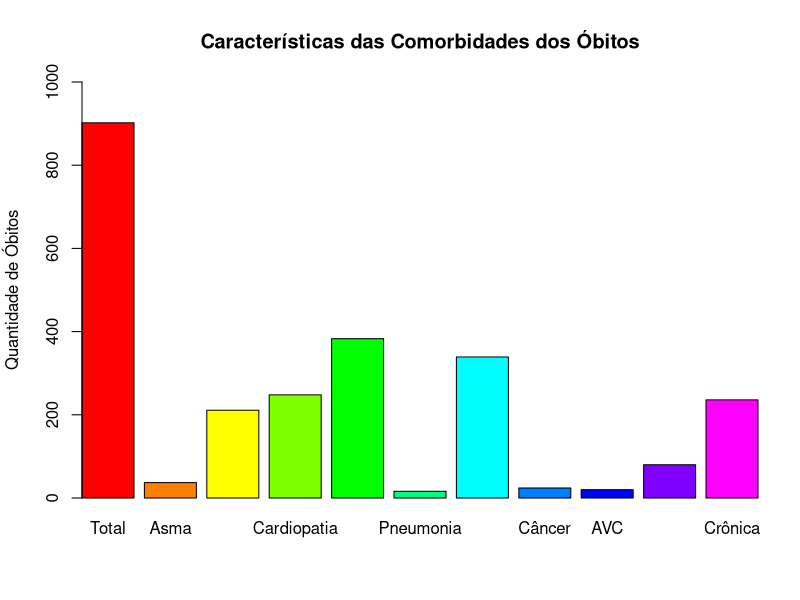

This chart was generated by the following R code:
#verificar quais as características das comorbidades dos óbitos
library(readxl)
library(stringr)
library(dplyr)

worksheet <- read_excel("./dados/covid_19_bauru_mortes.xlsx")

comorbidades <- c(worksheet$'comorbidade')

cmb <- na.omit(comorbidades)

qtde_comorbidades <- length(cmb)
asma <- length(na.omit(str_match(cmb, "asma")))
obesidade <- length(na.omit(str_match(cmb, "obesidade")))
cardiopatia <- length(na.omit(str_match(cmb, "cardiopatia")))
diabetes <- length(na.omit(str_match(cmb, "diabetes")))
pneumonia <- length(na.omit(str_match(cmb, "pneumonia")))
hipertensao <- length(na.omit(str_match(cmb, "hipertensão")))
cancer <- length(na.omit(str_match(cmb, "câncer")))
avc <- length(na.omit(str_match(cmb, "AVC")))
cardiovascular <- length(na.omit(str_match(cmb, "cardiovascular")))
cronica <- length(na.omit(str_match(cmb, "crônica")))

dados <- c(qtde_comorbidades, asma, obesidade, cardiopatia, diabetes, pneumonia,
           hipertensao, cancer, avc, cardiovascular, cronica)

png(filename = "./graficos/comorbidades.png", width = 1000, height = 600)
barplot(as.vector(dados), main="Características das Comorbidades dos Óbitos", 
        ylab="Quantidade de Óbitos", ylim=c(0, 1000), cex.names = 1, 
        names.arg = c("Total", "Asma", "Obesidade", 
                      "Cardiopatia", "Diabetes", "Pneumonia", "Hipertensão",
                      "Câncer", "AVC", "Cardiovascular", "Crônica"),
        xaxs = "i", col=rainbow(12))

dev.off()